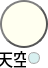
               <widget class="QWidget" name="skyBrush" native="true">
                <property name="minimumSize">
                 <size>
                  <width>48</width>
                  <height>68</height>
                 </size>
                </property>
                <property name="maximumSize">
                 <size>
                  <width>48</width>
                  <height>68</height>
                 </size>
                </property>
                <property name="styleSheet">
                 <string notr="true">background: transparent;</string>
                </property>
                <layout class="QVBoxLayout" name="verticalLayout_5">
                 <property name="leftMargin">
                  <number>0</number>
                 </property>
                 <property name="topMargin">
                  <number>0</number>
                 </property>
                 <property name="rightMargin">
                  <number>0</number>
                 </property>
                 <property name="bottomMargin">
                  <number>0</number>
                 </property>
                 <item>
                  <widget class="QPushButton" name="skyIcon">
                   <property name="sizePolicy">
                    <sizepolicy hsizetype="Fixed" vsizetype="Fixed">
                     <horstretch>0</horstretch>
                     <verstretch>0</verstretch>
                    </sizepolicy>
                   </property>
                   <property name="minimumSize">
                    <size>
                     <width>48</width>
                     <height>48</height>
                    </size>
                   </property>
                   <property name="maximumSize">
                    <size>
                     <width>48</width>
                     <height>48</height>
                    </size>
                   </property>
                   <property name="styleSheet">
                    <string notr="true">border: 2px solid #555;
border-radius: 24px;
border-style: outset;
background-color: #FFFFF0;</string>
                   </property>
                   <property name="text">
                    <string/>
                   </property>
                   <property name="icon">
                    <iconset>
                     <normaloff>resource/icon/sky.png</normaloff>resource/icon/sky.png</iconset>
                   </property>
                   <property name="iconSize">
                    <size>
                     <width>36</width>
                     <height>36</height>
                    </size>
                   </property>
                  </widget>
                 </item>
                 <item>
                  <widget class="QWidget" name="skyLabel" native="true">
                   <property name="minimumSize">
                    <size>
                     <width>40</width>
                     <height>20</height>
                    </size>
                   </property>
                   <property name="maximumSize">
                    <size>
                     <width>40</width>
                     <height>20</height>
                    </size>
                   </property>
                   <layout class="QHBoxLayout" name="horizontalLayout_4">
                    <property name="leftMargin">
                     <number>0</number>
                    </property>
                    <property name="topMargin">
                     <number>0</number>
                    </property>
                    <property name="rightMargin">
                     <number>0</number>
                    </property>
                    <property name="bottomMargin">
                     <number>0</number>
                    </property>
                    <item>
                     <widget class="QLabel" name="skyText">
                      <property name="minimumSize">
                       <size>
                        <width>26</width>
                        <height>20</height>
                       </size>
                      </property>
                      <property name="maximumSize">
                       <size>
                        <width>26</width>
                        <height>20</height>
                       </size>
                      </property>
                      <property name="font">
                       <font>
                        <pointsize>13</pointsize>
                        <weight>50</weight>
                        <bold>false</bold>
                       </font>
                      </property>
                      <property name="text">
                       <string>天空</string>
                      </property>
                      <property name="alignment">
                       <set>Qt::AlignCenter</set>
                      </property>
                     </widget>
                    </item>
                    <item>
                     <widget class="QLabel" name="skyColor">
                      <property name="sizePolicy">
                       <sizepolicy hsizetype="Preferred" vsizetype="Preferred">
                        <horstretch>0</horstretch>
                        <verstretch>0</verstretch>
                       </sizepolicy>
                      </property>
                      <property name="minimumSize">
                       <size>
                        <width>12</width>
                        <height>12</height>
                       </size>
                      </property>
                      <property name="maximumSize">
                       <size>
                        <width>12</width>
                        <height>12</height>
                       </size>
                      </property>
                      <property name="font">
                       <font>
                        <pointsize>13</pointsize>
                        <weight>50</weight>
                        <bold>false</bold>
                       </font>
                      </property>
                      <property name="styleSheet">
                       <string notr="true">border: 1px solid #AAA;
border-radius: 6px;
border-style: solid;
background-color: #D8F0F0;</string>
                      </property>
                      <property name="text">
                       <string/>
                      </property>
                      <property name="alignment">
                       <set>Qt::AlignCenter</set>
                      </property>
                     </widget>
                    </item>
                   </layout>
                  </widget>
                 </item>
                </layout>
               </widget>
